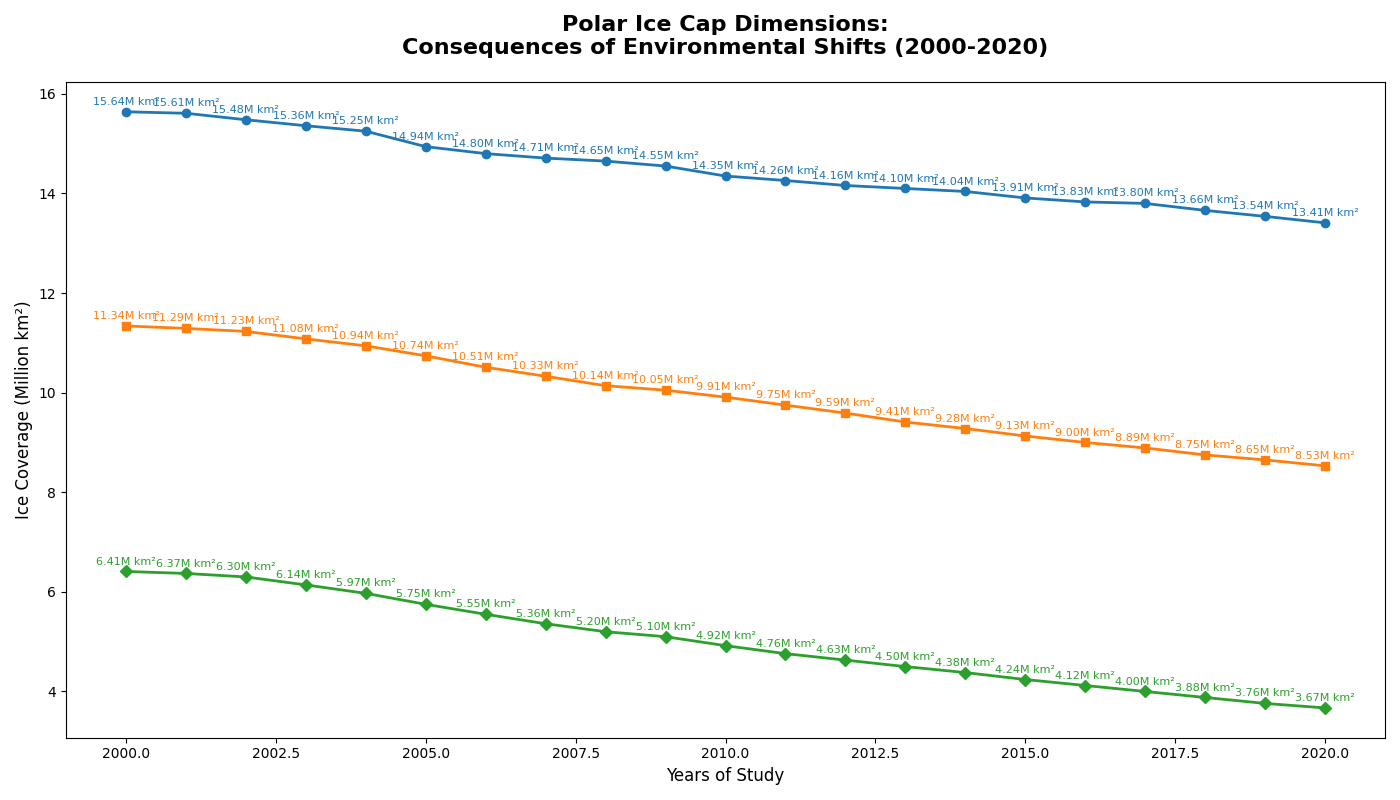

This figure's Python source:
import matplotlib.pyplot as plt
import numpy as np

years = np.arange(2000, 2021)
march_extent = [15.64, 15.61, 15.48, 15.36, 15.25, 14.94, 14.80, 14.71, 14.65, 14.55, 14.35, 14.26, 14.16, 14.10, 14.04, 13.91, 13.83, 13.80, 13.66, 13.54, 13.41]
june_extent = [11.34, 11.29, 11.23, 11.08, 10.94, 10.74, 10.51, 10.33, 10.14, 10.05, 9.91, 9.75, 9.59, 9.41, 9.28, 9.13, 9.00, 8.89, 8.75, 8.65, 8.53]
september_extent = [6.41, 6.37, 6.30, 6.14, 5.97, 5.75, 5.55, 5.36, 5.20, 5.10, 4.92, 4.76, 4.63, 4.50, 4.38, 4.24, 4.12, 4.00, 3.88, 3.76, 3.67]

fig, ax = plt.subplots(figsize=(14, 8))

colors = ['#1f77b4', '#ff7f0e', '#2ca02c']
months = ['Winter', 'Summer', 'Autumn']
extents = [march_extent, june_extent, september_extent]
markers = ['o', 's', 'D']

for extent, month, color, marker in zip(extents, months, colors, markers):
    ax.plot(years, extent, color=color, marker=marker, linewidth=2)

    for (x, y) in zip(years, extent):
        ax.annotate(f'{y:.2f}M km²', xy=(x, y), xytext=(0, 5),
                     textcoords='offset points', ha='center', fontsize=8, color=color)

ax.set_title('Polar Ice Cap Dimensions:\nConsequences of Environmental Shifts (2000-2020)', 
              fontsize=16, fontweight='bold', pad=20)
ax.set_xlabel('Years of Study', fontsize=12)
ax.set_ylabel('Ice Coverage (Million km²)', fontsize=12)

plt.tight_layout()
plt.show()
